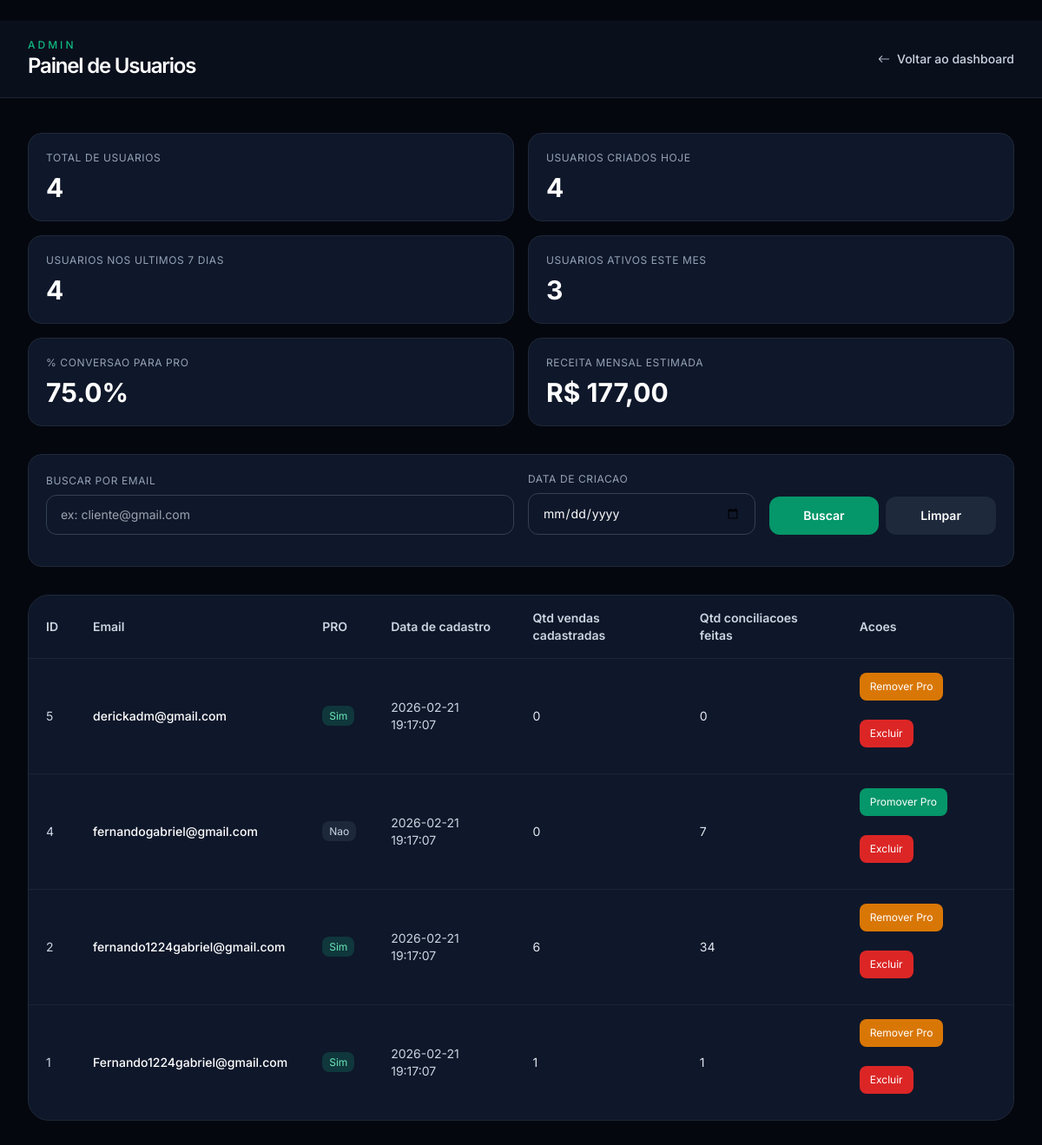
The page /admin (signed in) on the database its author committed.
### tables this page shows
CREATE TABLE users
             (id INTEGER PRIMARY KEY, email TEXT UNIQUE, password TEXT, is_pro INTEGER DEFAULT 0, created_at TEXT, last_login_at TEXT);

### app.py (the view)
@app.route("/admin")
@login_required
def admin():
    if not is_admin_email(current_user.email):
        abort(403)
    pro_monthly_price = float(os.getenv("PRO_MONTHLY_PRICE", "0") or "0")
    admin_stats = db_fetchone(
        """
        SELECT
            (SELECT COUNT(*) FROM users) AS total_users,
            (SELECT COUNT(*) FROM users WHERE date(created_at) = date('now', 'localtime')) AS users_created_today,
            (SELECT COUNT(*) FROM users WHERE date(created_at) >= date('now', 'localtime', '-6 day')) AS users_last_7_days,
            (SELECT COUNT(*) FROM users WHERE is_pro = 1) AS pro_users
        """
    )
    active_users_this_month_row = db_fetchone(
        """
        SELECT COUNT(DISTINCT user_id) AS active_users_this_month
        FROM (
            SELECT id AS user_id
            FROM users
            WHERE strftime('%Y-%m', last_login_at) = strftime('%Y-%m', 'now', 'localtime')
            UNION
            SELECT user_id
            FROM sales
            WHERE strftime('%Y-%m', created_at) = strftime('%Y-%m', 'now', 'localtime')
            UNION
            SELECT user_id
            FROM conciliacoes
            WHERE strftime('%Y-%m', data) = strftime('%Y-%m', 'now', 'localtime')
        ) activity
        """
    )
    total_users_global = int((admin_stats["total_users"] if admin_stats else 0) or 0)
    users_created_today = int((admin_stats["users_created_today"] if admin_stats else 0) or 0)
    users_last_7_days = int((admin_stats["users_last_7_days"] if admin_stats else 0) or 0)
    pro_users = int((admin_stats["pro_users"] if admin_stats else 0) or 0)
    active_users_this_month = int((active_users_this_month_row["active_users_this_month"] if active_users_this_month_row else 0) or 0)
    pro_conversion_pct = round((pro_users / total_users_global) * 100, 2) if total_users_global > 0 else 0.0
    estimated_monthly_revenue = (pro_users * pro_monthly_price) if pro_monthly_price > 0 else None
    email_filter = (request.args.get("email") or "").strip()
    created_date_filter = (request.args.get("created_date") or "").strip()
    where_clauses = ["1=1"]
    params = []
    if email_filter:
        where_clauses.append("lower(u.email) LIKE ?")
        params.append(f"%{email_filter.lower()}%")
    if created_date_filter:
        where_clauses.append("date(u.created_at) = date(?)")
        params.append(created_date_filter)
    where_sql = " AND ".join(where_clauses)
    users = db_fetchall(
        f"""
        SELECT
            u.id,
            u.email,
            u.password,
            u.is_pro,
            u.created_at,
            u.last_login_at,
            COALESCE(c.conciliacoes_count, 0) AS conciliacoes_count,
            COALESCE(s.sales_count, 0) AS sales_count
        FROM users u
        LEFT JOIN (
            SELECT user_id, COUNT(*) AS conciliacoes_count
            FROM conciliacoes
            GROUP BY user_id
        ) c ON c.user_id = u.id
        LEFT JOIN (
            SELECT user_id, COUNT(*) AS sales_count
            FROM sales
            GROUP BY user_id
        ) s ON s.user_id = u.id
        WHERE {where_sql}
        ORDER BY u.id DESC
        """
        ,
        tuple(params),
    )
    users = [dict(row) for row in users]
    filtered_users_count = len(users)
    users_with_login = sum(1 for user in users if user.get("last_login_at"))
    return render_template(
        "admin.html",
        users=users,
        total_users=total_users_global,
        users_created_today=users_created_today,
        users_last_7_days=users_last_7_days,
        active_users_this_month=active_users_this_month,
        pro_conversion_pct=pro_conversion_pct,
        estimated_monthly_revenue=estimated_monthly_revenue,
        filtered_users_count=filtered_users_count,
        users_with_login=users_with_login,
        email_filter=email_filter,
        created_date_filter=created_date_filter,
        now=datetime.datetime.now(),
    )

### app.py (called while the page is built)
def format_br(valor):
    try:
        return f"{valor:,.2f}".replace(",", "X").replace(".", ",").replace("X", ".")
    except Exception:
        return "0,00"

def db_fetchone(query, params=()):
    with DB_LOCK:
        cur = conn.execute(query, params)
        return cur.fetchone()

def db_fetchall(query, params=()):
    with DB_LOCK:
        cur = conn.execute(query, params)
        return cur.fetchall()

@login_manager.user_loader
def load_user(user_id):
    row = db_fetchone("SELECT id, email, is_pro FROM users WHERE id = ?", (user_id,))
    if row:
        return User(row[0], row[1], row[2])
    return None

def is_admin_email(email):
    return (email or "").strip().lower() in ADMIN_ALLOWED_EMAILS

### templates/admin.html (shortened to what this page needs)
﻿<!DOCTYPE html>
<html lang="pt-BR">
<head>
    <script src="https://cdn.tailwindcss.com"></script>
    <link rel="stylesheet" href="https://cdn.jsdelivr.net/npm/bootstrap-icons@1.11.3/font/bootstrap-icons.min.css">
</head>
<body class="min-h-screen pb-16">
    <nav class="bg-[#0a0f1c] border-b border-slate-800/80 backdrop-blur-xl sticky top-0 z-50">
        <div class="max-w-7xl mx-auto px-6 md:px-8 py-5 flex justify-between items-center">
            <div>
                <div class="text-xs uppercase tracking-[3px] text-emerald-500 font-medium">Admin</div>
                <h1 class="text-2xl font-semibold tracking-tighter text-white">Painel de Usuarios</h1>
            </div>
            <a href="{{ url_for('dashboard') }}" class="text-slate-300 hover:text-white text-sm font-medium transition">
                <i class="bi bi-arrow-left mr-2"></i>Voltar ao dashboard
            </a>
        </div>
    </nav>
    <main class="max-w-7xl mx-auto px-6 md:px-8 pt-10 space-y-8">
        <section class="grid grid-cols-1 md:grid-cols-2 xl:grid-cols-3 gap-4">
            <div class="card rounded-2xl p-5">
                <div class="text-xs uppercase tracking-wider text-slate-400">Total de usuarios</div>
                <div class="text-3xl font-bold text-white mt-2">{{ total_users }}</div>
            </div>
            <div class="card rounded-2xl p-5">
                <div class="text-xs uppercase tracking-wider text-slate-400">Usuarios criados hoje</div>
                <div class="text-3xl font-bold text-white mt-2">{{ users_created_today }}</div>
            </div>
            <div class="card rounded-2xl p-5">
                <div class="text-xs uppercase tracking-wider text-slate-400">Usuarios nos ultimos 7 dias</div>
                <div class="text-3xl font-bold text-white mt-2">{{ users_last_7_days }}</div>
            </div>
            <div class="card rounded-2xl p-5">
                <div class="text-xs uppercase tracking-wider text-slate-400">Usuarios ativos este mes</div>
                <div class="text-3xl font-bold text-white mt-2">{{ active_users_this_month }}</div>
            </div>
            <div class="card rounded-2xl p-5">
                <div class="text-xs uppercase tracking-wider text-slate-400">% conversao para PRO</div>
                <div class="text-3xl font-bold text-white mt-2">{{ pro_conversion_pct }}%</div>
            </div>
            <div class="card rounded-2xl p-5">
                <div class="text-xs uppercase tracking-wider text-slate-400">Receita mensal estimada</div>
                <div class="text-3xl font-bold text-white mt-2">
                    {% if estimated_monthly_revenue is not none %}
                    R$ {{ estimated_monthly_revenue | format_br }}
                    {% else %}
                    -
                    {% endif %}
                </div>
            </div>
        </section>
        <section class="card rounded-2xl p-5">
            <form method="GET" class="grid grid-cols-1 md:grid-cols-4 gap-4 items-end">
                <div class="md:col-span-2">
                    <label for="email" class="block text-xs uppercase tracking-wider text-slate-400 mb-2">Buscar por email</label>
                    <input id="email" name="email" type="text" value="{{ email_filter or '' }}" placeholder="ex: cliente@gmail.com" class="w-full bg-slate-900 border border-slate-700 rounded-xl px-4 py-3 text-sm text-white focus:outline-none focus:border-emerald-500">
                </div>
                <div>
                    <label for="created_date" class="block text-xs uppercase tracking-wider text-slate-400 mb-2">Data de criacao</label>
                    <input id="created_date" name="created_date" type="date" value="{{ created_date_filter or '' }}" class="w-full bg-slate-900 border border-slate-700 rounded-xl px-4 py-3 text-sm text-white focus:outline-none focus:border-emerald-500">
                </div>
                <div class="flex gap-2">
                    <button type="submit" class="w-full bg-emerald-600 hover:bg-emerald-700 rounded-xl px-4 py-3 text-sm font-semibold text-white transition">Buscar</button>
                    <a href="{{ url_for('admin') }}" class="w-full text-center bg-slate-800 hover:bg-slate-700 rounded-xl px-4 py-3 text-sm font-semibold text-white transition">Limpar</a>
                </div>
            </form>
        </section>
        <section class="card rounded-3xl overflow-hidden">
            <div class="overflow-x-auto">
                <table class="min-w-full text-sm">
                    <thead class="bg-slate-900/70 text-slate-300">
                        <tr>
                            <th class="text-left px-5 py-4 font-semibold">ID</th>
                            <th class="text-left px-5 py-4 font-semibold">Email</th>
                            <th class="text-left px-5 py-4 font-semibold">PRO</th>
                            <th class="text-left px-5 py-4 font-semibold">Data de cadastro</th>
                            <th class="text-left px-5 py-4 font-semibold">Qtd vendas cadastradas</th>
                            <th class="text-left px-5 py-4 font-semibold">Qtd conciliacoes feitas</th>
                            <th class="text-left px-5 py-4 font-semibold">Acoes</th>
                        </tr>
                    </thead>
                    <tbody>
                        {% for user in users %}
                        <tr class="border-t border-slate-800/80 hover:bg-slate-900/30 transition">
                            <td class="px-5 py-4 text-slate-300">{{ user['id'] }}</td>
                            <td class="px-5 py-4 text-white font-medium">{{ user['email'] }}</td>
                            <td class="px-5 py-4">{% if user['is_pro'] %}<span class="text-xs bg-emerald-500/20 text-emerald-300 px-2 py-1 rounded-lg">Sim</span>{% else %}<span class="text-xs bg-slate-700/40 text-slate-300 px-2 py-1 rounded-lg">Nao</span>{% endif %}</td>
                            <td class="px-5 py-4 text-slate-300">{{ user['created_at'] or '-' }}</td>
                            <td class="px-5 py-4 text-slate-200">{{ user['sales_count'] }}</td>
                            <td class="px-5 py-4 text-slate-200">{{ user['conciliacoes_count'] }}</td>
                            <td class="px-5 py-4">
                                <div class="flex flex-wrap gap-2">
                                    {% if user['is_pro'] %}
                                    <form method="POST" action="{{ url_for('admin_user_action', user_id=user['id']) }}">
                                        <button type="submit" class="text-xs bg-amber-600 hover:bg-amber-700 text-white px-3 py-2 rounded-lg">Remover Pro</button>
                                    </form>
                                    {% else %}
                                    <form method="POST" action="{{ url_for('admin_user_action', user_id=user['id']) }}">
                                        <button type="submit" class="text-xs bg-emerald-600 hover:bg-emerald-700 text-white px-3 py-2 rounded-lg">Promover Pro</button>
                                    </form>
                                    {% endif %}
                                    <form method="POST" action="{{ url_for('admin_user_action', user_id=user['id']) }}" onsubmit="return confirm('Excluir este usuario? Esta acao nao pode ser desfeita.');">
                                        <button type="submit" class="text-xs bg-red-600 hover:bg-red-700 text-white px-3 py-2 rounded-lg">Excluir</button>
                                    </form>
                                </div>
                            </td>
                        </tr>
                        {% else %}
                        <tr><td colspan="7" class="px-5 py-10 text-center text-slate-400">Nenhum usuario encontrado.</td></tr>
                        {% endfor %}
                    </tbody>
                </table>
            </div>
        </section>
    </main>
</body>
</html>

### templates/admin.html (style rules this page uses)
body { background: #05070f; color: #e2e8f0; font-family: 'Inter', system-ui, sans-serif; }
.card { background: #0f172a; border: 1px solid #1e2937; }

### rows shown on the page
users: id "5", email "derickadm@gmail.com", is_pro "Sim", created_at "2026-02-21 19:17:07", sales_count "0", conciliacoes_count "0"
users: id "4", email "fernandogabriel@gmail.com", shows "Nao", created_at "2026-02-21 19:17:07", sales_count "0", conciliacoes_count "7"
users: id "2", email "fernando1224gabriel@gmail.com", is_pro "Sim", created_at "2026-02-21 19:17:07", sales_count "6", conciliacoes_count "34"
users: id "1", email "Fernando1224gabriel@gmail.com", is_pro "Sim", created_at "2026-02-21 19:17:07", sales_count "1", conciliacoes_count "1"

### other values the page prints
{{ total_users }} "4"
{{ users_created_today }} "4"
{{ users_last_7_days }} "4"
{{ active_users_this_month }} "3"
{{ pro_conversion_pct }} "75.0"
{{ estimated_monthly_revenue | format_br }} "177,00"
